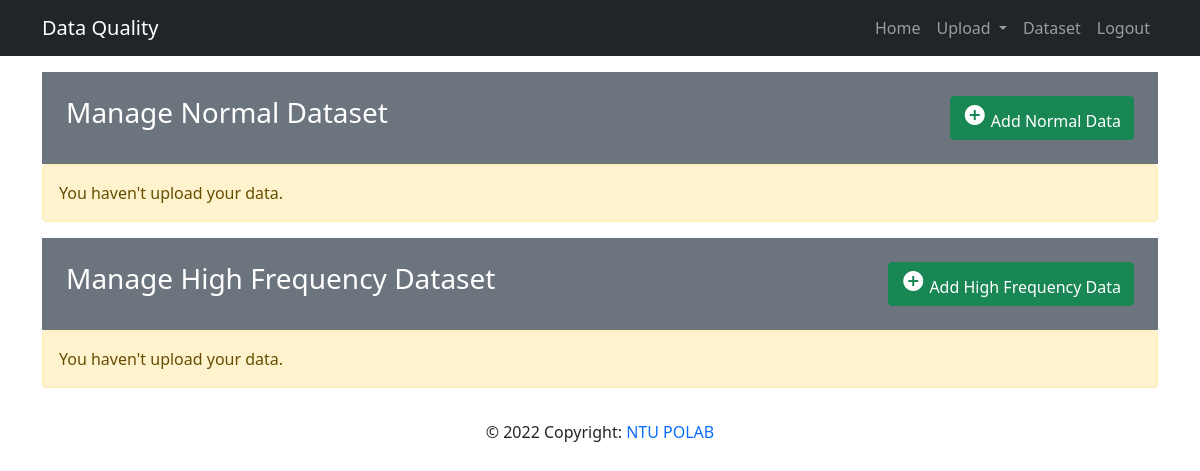
The page /mainapp/list_data (signed in) on the database as committed earlier.
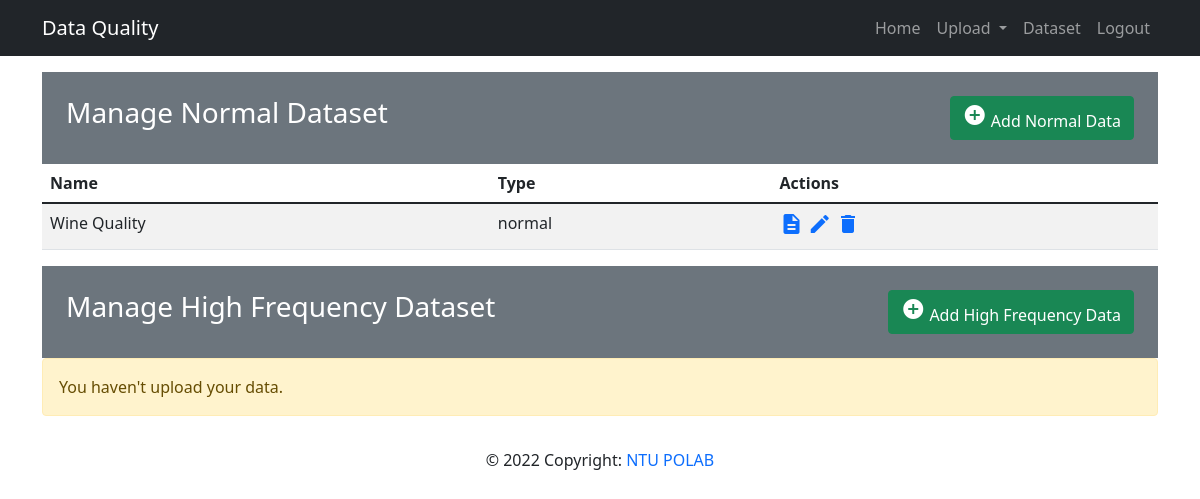
The same page on the database as committed later.
### mainapp/models.py (models this page shows, shortened)
class Data(models.Model):
  datatype_choices = [
    ('normal', 'Normal'),
    ('freq', 'High Frequency'),
    ('time', 'Time Series')
  ]
  question_choices = [
    ('classification', 'Classification'),
    ('regression', 'Regression'),
  ]
  name = models.CharField('Data Name', max_length=50)
  owner = models.ForeignKey(User, on_delete=models.CASCADE)
  rawdata = models.FileField(upload_to='rawdata/', validators=[file_size, validate_file_extension])
  attribute_data = models.FileField(upload_to='attribute/', validators=[file_size, validate_file_extension])
  datatype = models.CharField(max_length=10, choices=datatype_choices, default='normal')
  questiontype = models.CharField(max_length=15, choices=question_choices, default='classification')
  freq_config = models.JSONField(null=True, blank=True)
  def __str__(self):
      return self.name

### mainapp/views.py (the view)
# urls.py: path('list_data', views.list_data, name='list-data'),
@login_required(login_url='/members/login_user')
def list_data(request):
  user = request.user
  data_list = Data.objects.filter(owner=user)
  hfd_list = HighFrequencyData.objects.filter(owner=user)
  context = {
    'data_list': data_list,
    'hfd_list': hfd_list,
  }
  return render(request, 'mainapp/data_list.html', context)

### mainapp/templates/mainapp/data_list.html
{% extends 'base.html' %}
{% block content %}
  <div class="my-3">
    <div class="bg-secondary text-white p-4">
      <div class="row">
        <div class="col-6">
          <h3>Manage Normal Dataset</h3>
        </div>
        <div class="col-6 text-end">
          <a href="{% url 'upload-view'%}" class="btn btn-success"><i class="material-icons">&#xE147;</i> <span>Add Normal Data</span></a>
        </div>
      </div>
    </div>
    {% if data_list %}
      <table class="table table-striped table-hover">
        <thead>
          <tr>
            <th>Name</th>
            <th>Type</th>
            <th>Actions</th>
          </tr>
        </thead>
        {% for data in data_list %}
          <tr>
            <td>
              {{ data }}
            </td>
            <td>
              {{ data.datatype }}
            </td>
            {% if data.datatype == 'normal' %}
              <td>
                <a href="{% url 'show-data' data.id %}"><i class="material-icons">description</i></a>
                <a href="{% url 'update-data' data.id%}"><i class="material-icons">&#xE254;</i></a>
                <a href="{% url 'delete-data' data.id%}"><i class="material-icons">delete</i></a>
              </td>
            {% else %}
              <td>
                <a href="{% url 'show-data' data.id %}"><i class="material-icons">description</i></a>
                <a href="{% url 'delete-data' data.id%}"><i class="material-icons">delete</i></a>
              </td>
            {% endif %}
          </tr>
        {% endfor %}
      </table>
    {% else %}
      <div class="alert alert-warning">
        You haven't upload your data.
      </div>
    {% endif %}
  </div>
  <div class="my-3">
    <div class="bg-secondary text-white p-4">
      <div class="row">
        <div class="col-6">
          <h3>Manage High Frequency Dataset</h3>
        </div>
        <div class="col-6 text-end">
          <a href="{% url 'upload-hfd' %}" class="btn btn-success"><i class="material-icons">&#xE147;</i> <span>Add High Frequency Data</span></a>
        </div>
      </div>
    </div>
    {% if hfd_list %}
      <table class="table table-striped table-hover">
        <thead>
          <tr>
            <th>Name</th>
            <th>Actions</th>
          </tr>
        </thead>
        {% for data in hfd_list %}
          <tr>
            <td>
              {{ data }}
            </td>
            <td >
              <a href="{% url 'show-hfd' data.id %}"><i class="material-icons">description</i></a>
              <a href="{% url 'update-hfd' data.id%}"><i class="material-icons">&#xE254;</i></a>
              <a href="{% url 'delete-hfd' data.id%}"><i class="material-icons">delete</i></a>
            </td>
          </tr>
        {% endfor %}
      </table>
    {% else %}
      <div class="alert alert-warning">
        You haven't upload your data.
      </div>
    {% endif %}
  </div>
{% endblock %}

Rows that differ between the two databases and show on the page:
added Data: name "Wine Quality", datatype "normal"
Other text that changed with them:
text no longer shown: "You haven't upload your data."
text now shown: "Name Type Actions"
